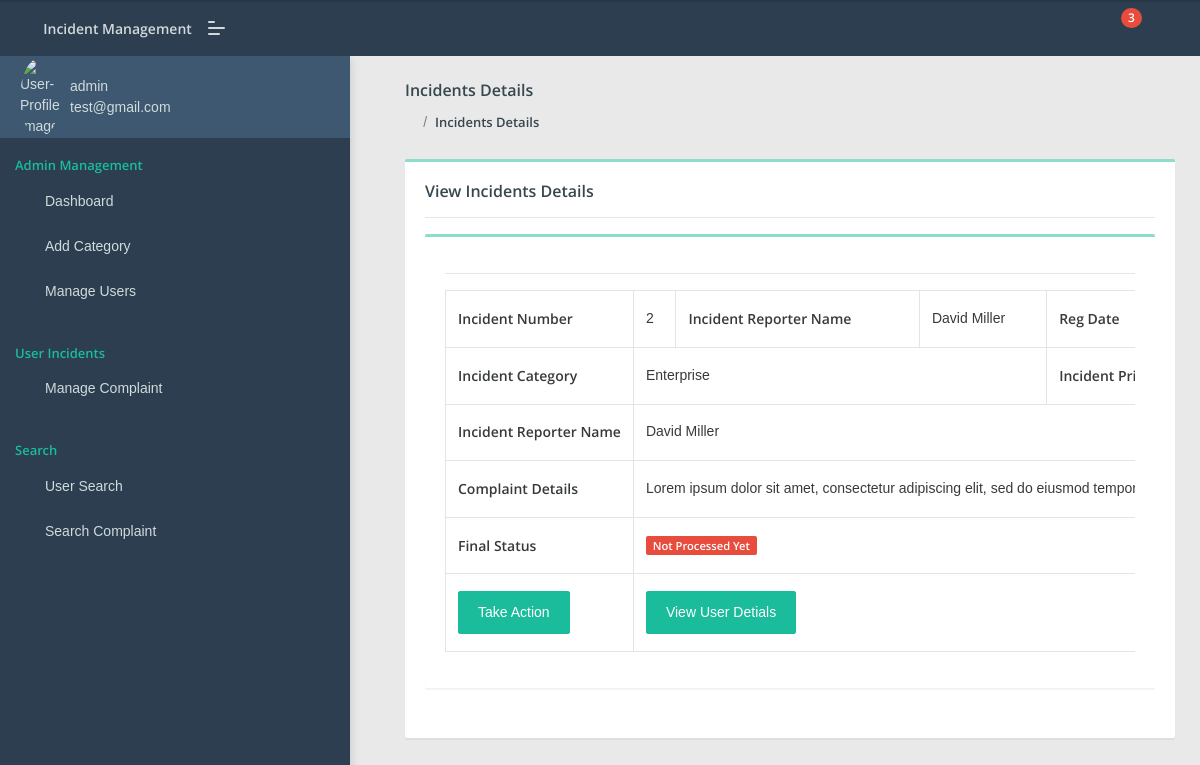
/admin/incident-details.php?cid=2 (signed in), run on the app's committed database.
### tables this page shows
CREATE TABLE IF NOT EXISTS `tblincidents` (
  `incident_id` varchar(50) NOT NULL,
  `complaintNumber` int(11) NOT NULL AUTO_INCREMENT,
  `userId` int(11) DEFAULT NULL,
  `category` varchar(11) DEFAULT NULL,
  `complaintPriority` varchar(255) DEFAULT NULL,
  `reporter_name` varchar(50) NOT NULL,
  `complaintDetails` mediumtext,
  `regDate` timestamp NULL DEFAULT CURRENT_TIMESTAMP,
  `status` varchar(50) DEFAULT NULL,
  `lastUpdationDate` timestamp NULL DEFAULT NULL ON UPDATE CURRENT_TIMESTAMP,
  PRIMARY KEY (`complaintNumber`),
  UNIQUE KEY `incident_id` (`incident_id`)
);

CREATE TABLE IF NOT EXISTS `users` (
  `id` int(11) NOT NULL AUTO_INCREMENT,
  `fullName` varchar(255) DEFAULT NULL,
  `userEmail` varchar(255) DEFAULT NULL,
  `password` varchar(255) DEFAULT NULL,
  `contactNo` bigint(11) DEFAULT NULL,
  `address` tinytext,
  `State` varchar(255) DEFAULT NULL,
  `country` varchar(255) DEFAULT NULL,
  `pincode` int(6) DEFAULT NULL,
  `userImage` varchar(255) DEFAULT NULL,
  `regDate` timestamp NOT NULL DEFAULT CURRENT_TIMESTAMP,
  `updationDate` timestamp NULL DEFAULT NULL,
  `status` int(1) DEFAULT NULL,
  PRIMARY KEY (`id`)
);

CREATE TABLE IF NOT EXISTS `category` (
  `id` int(11) NOT NULL AUTO_INCREMENT,
  `categoryName` varchar(255) DEFAULT NULL,
  `categoryDescription` longtext,
  `creationDate` timestamp NULL DEFAULT CURRENT_TIMESTAMP,
  `updationDate` timestamp NULL DEFAULT NULL ON UPDATE CURRENT_TIMESTAMP,
  PRIMARY KEY (`id`)
);

### admin/incident-details.php (the view, shortened to what this page needs)
<?php
include('include/config.php');
if(strlen($_SESSION['aid'])==0)
    {
header('location:index.php');
}
else{
?>
<!DOCTYPE html>
<html lang="en">
<head>
    <link rel="stylesheet" href="assets/css/style.css">
</head>
<body class="">
	<?php include('include/sidebar.php');?>
	<?php include('include/header.php');?>
<section class="pcoded-main-container">
    <div class="pcoded-content">
        <div class="page-header">
            <div class="page-block">
                <div class="row align-items-center">
                    <div class="col-md-12">
                        <div class="page-header-title">
                            <h5 class="m-b-10">Incidents Details</h5>
                        </div>
                        <ul class="breadcrumb">
                            <li class="breadcrumb-item"><a href="dashboard.php"><i class="feather icon-home"></i></a></li>
                            <li class="breadcrumb-item"><a href="all-incident.php">Incidents Details</a></li>
                        </ul>
                    </div>
                </div>
            </div>
        </div>
        <div class="row">
            <div class="col-sm-12">
                <div class="card">
                    <div class="card-body">
                        <h5>View Incidents Details</h5>
                        <hr>
                      <div class="row">
                            <div class="col-xl-12">
                <div class="card">
                    <div class="card-body table-border-style">
                        <div class="table-responsive">
                            <table class="table table-bordered">
                                <tbody>
                                   <?php $st='closed';
                                   $cid=$_GET['cid'];
$query=mysqli_query($con,"select tblincidents.*,users.fullName as name,category.categoryName as catname from tblincidents join users on users.id=tblincidents.userId join category on category.id=tblincidents.category where tblincidents.complaintNumber='$cid'");
while($row=mysqli_fetch_array($query))
{
?>
                                        <tr>
                                            <td><b>Incident Number</b></td>
                                            <td><?php echo htmlentities($row['complaintNumber']);?></td>
                                            <td><b>Incident Reporter Name</b></td>
                                            <td> <?php echo htmlentities($row['name']);?></td>
                                            <td><b>Reg Date</b></td>
                                        </tr>
<tr>
                                            <td><b>Incident Category </b></td>
                                            <td colspan="3"><?php echo htmlentities($row['catname']);?></td>
                                            <td><b>Incident Priority</b></td>
                                        </tr>
                                        <tr>
                                            <td ><b>Incident Reporter Name</b></td>
                                            <td colspan="5"> <?php echo htmlentities($row['reporter_name']);?></td>
                                        </tr>
<tr>
                                            <td><b>Complaint Details </b></td>
                                            <td colspan="5"> <?php echo htmlentities($row['complaintDetails']);?></td>
                                        </tr>
<tr>
<td><b>Final Status</b></td>
                              <td colspan="5"> <?php $status=$row['status'];
                                                if($status==''): ?>
                                                <span class="badge badge-danger">Not Processed Yet</span>
                                            <?php elseif($status=='in process'):?>
                                             <span class="badge badge-warning">In Process</span>
                                         <?php elseif($status=='closed'):?>
                                             <span class="badge badge-success">Closed</span>
                                         <?php endif;?></td>
                                        </tr>
                                        <hr>
<tr>
                                            <td>
                                            <?php if($row['status']=="closed"){
                                                } else {?>
<a href="javascript:void(0);" onClick="popUpWindow('updateincident.php?cid=<?php echo htmlentities($row['complaintNumber']);?>');" title="Update order">
                                             <button type="button" class="btn btn-primary">Take Action</button></td>
                                            </a><?php } ?></td>
                                            <td colspan="5">
                                            <a href="javascript:void(0);" onClick="popUpWindow('userprofile.php?uid=<?php echo htmlentities($row['userId']);?>');" title="Update order">
                                             <button type="button" class="btn btn-primary">View User Detials</button></a></td>
                                        </tr>
                                        <?php  } ?>
                                </tbody>
                            </table>
                        </div>
                    </div>
                </div>
            </div>
                        </div>
                    </div>
                </div>
            </div>
        </div>
    </div>
</section>
</body>
</html>
<?php } ?>

### admin/include/sidebar.php (shortened to what this page needs)
<nav class="pcoded-navbar  ">
	<div class="navbar-wrapper  ">
		<div class="navbar-content scroll-div " >
			<div class="">
				<div class="main-menu-header">
					<img class="img-radius" src="assets/images/user/user-gear.png" alt="User-Profile-Image">
					<div class="user-details">
						<?php
							$id=intval($_SESSION["aid"]);
							$query=mysqli_query($con,"select * from admin where id='$id'");
							while($row=mysqli_fetch_array($query))
							{
							?>
						<span><?php echo  htmlentities($row['fullname']);?></span>
						<div id="more-details"><?php echo  htmlentities($row['email']);?><i class="fa fa-chevron-down m-l-5"></i></div><?php } ?>
					</div>
				</div>
			</div>
			<ul class="nav pcoded-inner-navbar ">
				<li class="nav-item pcoded-menu-caption">
					<label>Admin Management</label>
				</li>
				<li class="nav-item">
				    <a href="dashboard.php" class="nav-link "><span class="pcoded-micon"><i class="feather icon-home"></i></span><span class="pcoded-mtext">Dashboard</span></a>
				</li>
				<li class="nav-item">
				    <a href="category.php" class="nav-link "><span class="pcoded-micon"><i class="feather icon-file-text"></i></span><span class="pcoded-mtext">Add Category</span></a>
				</li>
				<li class="nav-item">
				    <a href="manage-users.php" class="nav-link "><span class="pcoded-micon"><i class="feather icon-user"></i></span><span class="pcoded-mtext">Manage Users</span></a>
				</li>
				<li class="nav-item pcoded-menu-caption">
					<label>User Incidents</label>
				</li>
				<li class="nav-item pcoded-hasmenu">
					<a href="#!" class="nav-link "><span class="pcoded-micon"><i class="feather icon-box"></i></span><span class="pcoded-mtext">Manage Complaint</span></a>
				</li>
				<li class="nav-item pcoded-menu-caption">
					<label>Search</label>
				</li>
				<li class="nav-item">
				    <a href="user-search.php" class="nav-link "><span class="pcoded-micon"><i class="feather icon-search"></i></span><span class="pcoded-mtext">User Search</span></a>
				</li>
				<li class="nav-item">
				    <a href="incident-search.php" class="nav-link "><span class="pcoded-micon"><i class="feather icon-search"></i></span><span class="pcoded-mtext">Search Complaint</span></a>
				</li>
			</ul>
		</div>
	</div>
</nav>

### data on the page
tblincidents: complaintNumber "2", userId.fullName "David Miller", category.categoryName "Enterprise", reporter_name "David Miller", complaintDetails "Lorem ipsum dolor sit amet, consectetur adipiscing elit, sed do eiusmod…"

### other printed values
$row['fullname'] "admin"
$row['email'] "test@gmail.com"
$num1 "3"
